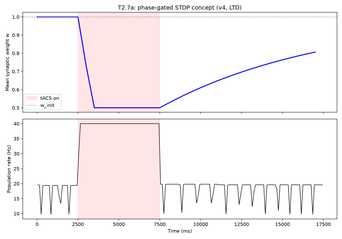
#> input picture figures/f_t27a_stdp_concept.png, 342 x 239 px, shrunk from 1500 x 1050 before the run
$ python make_fig5.py
#> lines starting #> are read from the running program, lines starting #| are printed output that depends on the picture
"""WP-F: rebuild Figure 5.  No simulation.

Changes from v0.1:
  * title no longer says "STDP" (the rule is a uniform, clock-driven weight
    modulation, not spike-timing dependent) and drops the internal "(P2)" tag;
  * the baked-in "T2.7a/T2.7b" titles are cropped off the two source panels;
  * NEW panel (c): the matched 5 s power ratio for LTD / LTP / A=0 control,
    which is where the plasticity claim actually lives.  v0.1 had no such panel.

Output: figures/fig5_plasticity_v2.png
Usage:  python tools/make_fig5.py
"""
import csv
import os
import numpy as np
import matplotlib
matplotlib.use("Agg")
import matplotlib.pyplot as plt
from PIL import Image

ROOT = os.path.dirname(os.path.dirname(os.path.abspath(__file__)))
S2 = os.path.join(ROOT, "stage2_network_gamma")
FIG = os.path.join(ROOT, "figures")
RE_CSV = os.path.join(S2, "c_reanalysis.csv")
A_PNG = os.path.join(FIG, "f_t27a_stdp_concept.png")
B_PNG = os.path.join(FIG, "f_t27b_long_stdp.png")

ARMS = [("ltd", "LTD window (w↓)", "#2ca02c"),
        ("ltp", "LTP window (w↑)", "#9467bd"),
        ("ctrl", "A=0 control (w fixed)", "#9e9e9e")]


def main():
    rows = []
    with open(RE_CSV, encoding="utf-8") as fh:
#> (reads stage2_network_gamma/c_reanalysis.csv from the repository)
        for r in csv.DictReader(fh):
            if abs(float(r["wlen_s"]) - 5.0) < 1e-9:
                rows.append(r)

    fig = plt.figure(figsize=(15, 11))
    fig.suptitle("Figure 5. Phase-gated inhibitory weight modulation shapes gamma "
                 "bidirectionally.", fontsize=14, y=0.985, weight="bold")

    ax_a = fig.add_axes([0.045, 0.50, 0.43, 0.40])
    ax_b = fig.add_axes([0.525, 0.50, 0.43, 0.40])
    for ax, path, title in [
        (ax_a, A_PNG, "(a) Conceptual validation (LTD window, 17.5 s)"),
        (ax_b, B_PNG, "(b) Long-term weight trajectory (60 s stim, 120 s post)"),
    ]:
        if os.path.exists(path):
            img = Image.open(path)
#> img is the input picture: PIL image 342x239 RGBA; mean R, G, B, A 247.6, 242.6, 243.7, 255
            w, h = img.size
#> w = 342; h = 239
            ax.imshow(np.asarray(img.crop((0, int(0.055 * h), w, h))))
            ax.axis("off")
        ax.set_title(title, loc="left", fontsize=11)

    # ---- (c) matched-window power ratios ----
    ax_c = fig.add_axes([0.07, 0.07, 0.86, 0.34])
    width = 0.34
    x = np.arange(len(ARMS))
    for k, window in enumerate(["early", "late"]):
        # median and IQR, not mean and SD: the paper's statistics section reports
        # median [IQR] because power ratios are heavy-tailed, so the figure must
        # use the same estimator or the caption and the text disagree.
        meds, lo_err, hi_err = [], [], []
        for arm, _lbl, _c in ARMS:
            base = {r["seed"]: float(r["power"]) for r in rows
                    if r["arm"] == arm and r["window"] == "base"}
            vals = np.array([float(r["power"]) / base[r["seed"]] for r in rows
                             if r["arm"] == arm and r["window"] == window
                             and r["seed"] in base and base[r["seed"]] > 0])
            med = float(np.median(vals))
            q1, q3 = np.percentile(vals, [25, 75])
            meds.append(med)
            lo_err.append(med - q1)
            hi_err.append(q3 - med)
            jitter = np.linspace(-0.05, 0.05, len(vals)) if len(vals) > 1 else [0]
            ax_c.scatter(np.full(len(vals), x[ARMS.index((arm, _lbl, _c))]
                                 + (k - 0.5) * width) + jitter,
                         vals, s=28, color="#222222", alpha=0.55, zorder=4,
                         facecolor="none", linewidth=0.8)
        offset = (k - 0.5) * width
        ax_c.bar(x + offset, meds, width,
                 color=["#bfe3bf", "#d9c7e8"][k], edgecolor="#444444",
                 linewidth=0.6, label=["early (0–5 s)", "late (25–30 s)"][k])
        # IQR drawn explicitly (Q1-Q3) instead of bar(yerr=...): the whisker must
        # be visibly the quartile range, and the label must clear it.
        for xi, m, lo, hi in zip(x, meds, lo_err, hi_err):
            xpos = xi + offset
            ax_c.vlines(xpos, m - lo, m + hi, color="#333333", lw=1.4, zorder=5)
            ax_c.hlines([m - lo, m + hi], xpos - 0.06, xpos + 0.06,
                        color="#333333", lw=1.4, zorder=5)
            ax_c.text(xpos, m + hi + 0.035, f"{m:.2f}", ha="center",
                      va="bottom", fontsize=8)

    ax_c.axhline(1.0, color="#444444", ls="--", lw=1.0)
    ax_c.set_xticks(x)
    ax_c.set_xticklabels([f"{lbl}\n(n={sum(1 for r in rows if r['arm'] == arm and r['window'] == 'early')})"
                          for arm, lbl, _c in ARMS], fontsize=9)
    ax_c.set_ylabel("30–50 Hz power ratio, median [IQR]\n(post / baseline, matched 5 s windows)")
    ax_c.set_title("(c) matched-window gamma power after stimulation", loc="left",
                   fontsize=11)
    ax_c.legend(fontsize=9, frameon=False)
    ax_c.spines["top"].set_visible(False)
    ax_c.spines["right"].set_visible(False)

    out = os.path.join(FIG, "fig5_plasticity_v2.png")
    fig.savefig(out, dpi=300, bbox_inches="tight", facecolor="white")
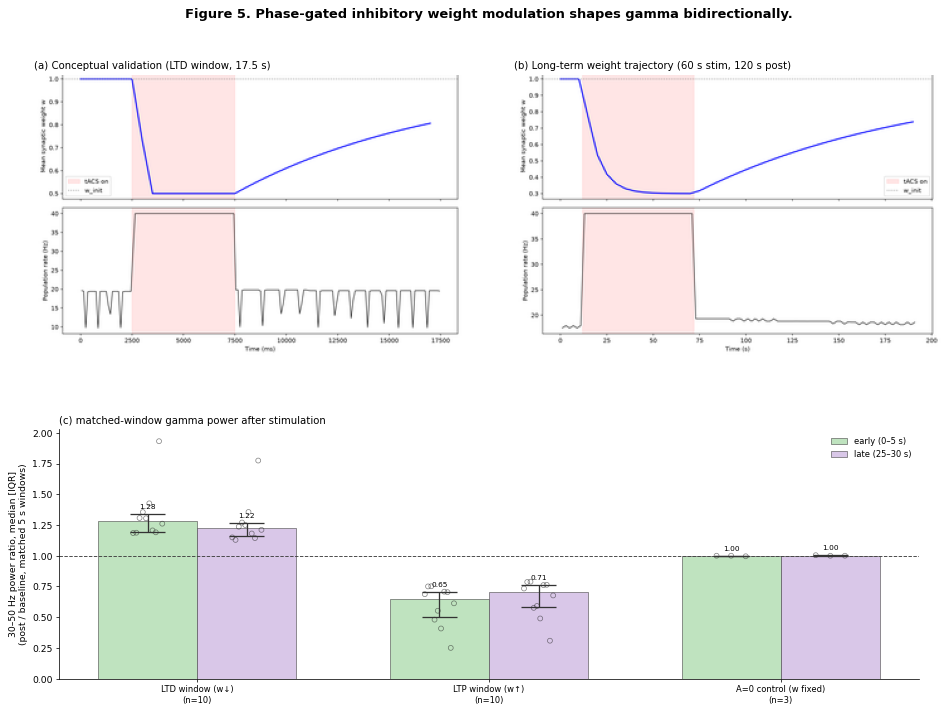
#> figure drawn by matplotlib, 3 panels; panel 3: tallest bar 1.28 high, from x = -0.34 to 0; panel 3: tallest bar 1.22 high, from x = 2.78e-17 to 0.34
    print(f"saved: {out}\n")

    for arm, lbl, _c in ARMS:
        base = {r["seed"]: float(r["power"]) for r in rows
                if r["arm"] == arm and r["window"] == "base"}
        for window in ["early", "late"]:
            vals = np.array([float(r["power"]) / base[r["seed"]] for r in rows
                             if r["arm"] == arm and r["window"] == window
                             and r["seed"] in base and base[r["seed"]] > 0])
            print(f"{arm:5s} {window:5s} n={len(vals):2d} "
                  f"median={np.median(vals):.2f} [{np.percentile(vals, 25):.2f}-"
                  f"{np.percentile(vals, 75):.2f}] mean={vals.mean():.2f}")


if __name__ == "__main__":
    main()
